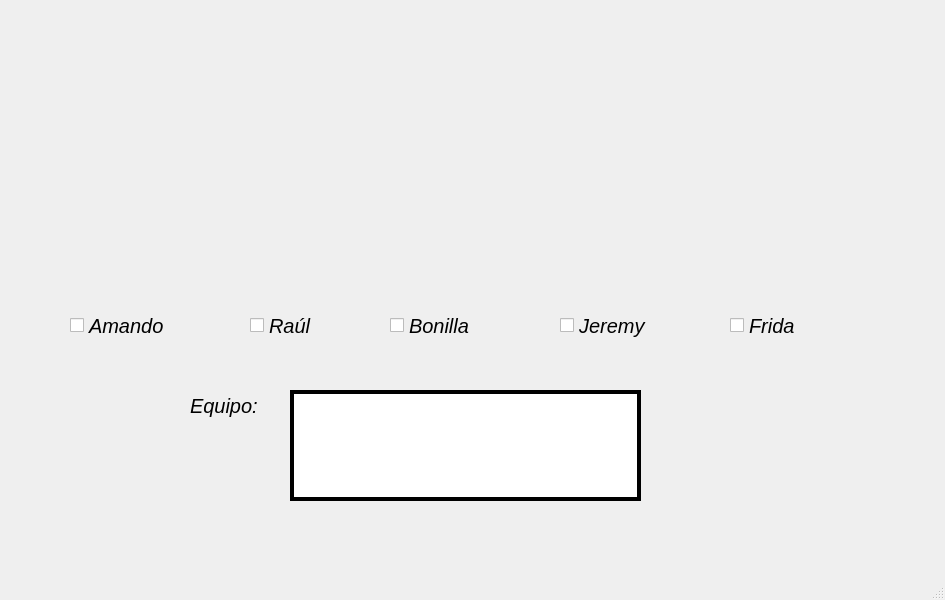
<?xml version="1.0" encoding="UTF-8"?>
<ui version="4.0">
 <class>MainWindow</class>
 <widget class="QMainWindow" name="MainWindow">
  <property name="geometry">
   <rect>
    <x>0</x>
    <y>0</y>
    <width>945</width>
    <height>600</height>
   </rect>
  </property>
  <property name="windowTitle">
   <string>MainWindow</string>
  </property>
  <widget class="QWidget" name="centralwidget">
   <widget class="QLabel" name="label_3">
    <property name="geometry">
     <rect>
      <x>30</x>
      <y>-40</y>
      <width>251</width>
      <height>221</height>
     </rect>
    </property>
    <property name="font">
     <font>
      <pointsize>16</pointsize>
      <weight>75</weight>
      <bold>true</bold>
     </font>
    </property>
    <property name="styleSheet">
     <string notr="true">border-image: url(:/Logos/ingenieria logo.png);</string>
    </property>
    <property name="text">
     <string>&lt;html&gt;&lt;head/&gt;&lt;body&gt;&lt;p&gt;&lt;br/&gt;&lt;/p&gt;&lt;/body&gt;&lt;/html&gt;</string>
    </property>
   </widget>
   <widget class="QLabel" name="label">
    <property name="geometry">
     <rect>
      <x>710</x>
      <y>10</y>
      <width>211</width>
      <height>101</height>
     </rect>
    </property>
    <property name="styleSheet">
     <string notr="true">border-image: url(:/Logos/uat logo.jpg);</string>
    </property>
    <property name="text">
     <string/>
    </property>
   </widget>
   <widget class="QLabel" name="label_8">
    <property name="geometry">
     <rect>
      <x>740</x>
      <y>400</y>
      <width>181</width>
      <height>161</height>
     </rect>
    </property>
    <property name="styleSheet">
     <string notr="true">border-image: url(:/Logos/logo programador.png);</string>
    </property>
    <property name="text">
     <string/>
    </property>
   </widget>
   <widget class="QCheckBox" name="cb_amando">
    <property name="geometry">
     <rect>
      <x>70</x>
      <y>310</y>
      <width>141</width>
      <height>31</height>
     </rect>
    </property>
    <property name="font">
     <font>
      <family>MS Sans Serif</family>
      <pointsize>15</pointsize>
      <italic>true</italic>
     </font>
    </property>
    <property name="text">
     <string>Amando</string>
    </property>
   </widget>
   <widget class="QCheckBox" name="cb_raul">
    <property name="geometry">
     <rect>
      <x>250</x>
      <y>310</y>
      <width>161</width>
      <height>31</height>
     </rect>
    </property>
    <property name="font">
     <font>
      <family>MS Sans Serif</family>
      <pointsize>15</pointsize>
      <italic>true</italic>
     </font>
    </property>
    <property name="text">
     <string>Raúl</string>
    </property>
   </widget>
   <widget class="QCheckBox" name="cb_jeremy">
    <property name="geometry">
     <rect>
      <x>560</x>
      <y>310</y>
      <width>171</width>
      <height>31</height>
     </rect>
    </property>
    <property name="font">
     <font>
      <family>MS Sans Serif</family>
      <pointsize>15</pointsize>
      <italic>true</italic>
     </font>
    </property>
    <property name="text">
     <string>Jeremy</string>
    </property>
   </widget>
   <widget class="QCheckBox" name="cb_bonilla">
    <property name="geometry">
     <rect>
      <x>390</x>
      <y>310</y>
      <width>161</width>
      <height>31</height>
     </rect>
    </property>
    <property name="font">
     <font>
      <family>MS Sans Serif</family>
      <pointsize>15</pointsize>
      <italic>true</italic>
     </font>
    </property>
    <property name="text">
     <string>Bonilla</string>
    </property>
   </widget>
   <widget class="QLabel" name="label_2">
    <property name="geometry">
     <rect>
      <x>190</x>
      <y>390</y>
      <width>171</width>
      <height>31</height>
     </rect>
    </property>
    <property name="font">
     <font>
      <family>MS Sans Serif</family>
      <pointsize>15</pointsize>
      <weight>50</weight>
      <italic>true</italic>
      <bold>false</bold>
     </font>
    </property>
    <property name="text">
     <string>Equipo:</string>
    </property>
   </widget>
   <widget class="QTextEdit" name="txt_equipo">
    <property name="geometry">
     <rect>
      <x>290</x>
      <y>390</y>
      <width>351</width>
      <height>111</height>
     </rect>
    </property>
    <property name="font">
     <font>
      <family>MS Sans Serif</family>
      <pointsize>15</pointsize>
      <italic>true</italic>
     </font>
    </property>
    <property name="cursor" stdset="0">
     <cursorShape>BusyCursor</cursorShape>
    </property>
    <property name="styleSheet">
     <string notr="true">border: 4px solid black;
background-color: white;
border_radius: 4px;</string>
    </property>
   </widget>
   <widget class="QLabel" name="label_4">
    <property name="geometry">
     <rect>
      <x>60</x>
      <y>120</y>
      <width>151</width>
      <height>181</height>
     </rect>
    </property>
    <property name="styleSheet">
     <string notr="true">border-image: url(:/Logos/amando xd.jpeg);</string>
    </property>
    <property name="text">
     <string/>
    </property>
   </widget>
   <widget class="QLabel" name="label_5">
    <property name="geometry">
     <rect>
      <x>220</x>
      <y>120</y>
      <width>151</width>
      <height>181</height>
     </rect>
    </property>
    <property name="styleSheet">
     <string notr="true">border-image: url(:/Logos/yo xd.jpg);</string>
    </property>
    <property name="text">
     <string/>
    </property>
   </widget>
   <widget class="QLabel" name="label_6">
    <property name="geometry">
     <rect>
      <x>380</x>
      <y>120</y>
      <width>141</width>
      <height>181</height>
     </rect>
    </property>
    <property name="styleSheet">
     <string notr="true">border-image: url(:/Logos/bonillas.jpeg);</string>
    </property>
    <property name="text">
     <string/>
    </property>
   </widget>
   <widget class="QLabel" name="label_7">
    <property name="geometry">
     <rect>
      <x>540</x>
      <y>120</y>
      <width>141</width>
      <height>181</height>
     </rect>
    </property>
    <property name="styleSheet">
     <string notr="true">border-image: url(:/Logos/jeremias.jpeg);</string>
    </property>
    <property name="text">
     <string/>
    </property>
   </widget>
   <widget class="QLabel" name="label_9">
    <property name="geometry">
     <rect>
      <x>700</x>
      <y>120</y>
      <width>151</width>
      <height>181</height>
     </rect>
    </property>
    <property name="styleSheet">
     <string notr="true">border-image: url(:/Logos/foto.jpeg);</string>
    </property>
    <property name="text">
     <string/>
    </property>
   </widget>
   <widget class="QCheckBox" name="cb_frida">
    <property name="geometry">
     <rect>
      <x>730</x>
      <y>310</y>
      <width>171</width>
      <height>31</height>
     </rect>
    </property>
    <property name="font">
     <font>
      <family>MS Sans Serif</family>
      <pointsize>15</pointsize>
      <italic>true</italic>
     </font>
    </property>
    <property name="text">
     <string>Frida</string>
    </property>
   </widget>
  </widget>
  <widget class="QMenuBar" name="menubar">
   <property name="geometry">
    <rect>
     <x>0</x>
     <y>0</y>
     <width>945</width>
     <height>26</height>
    </rect>
   </property>
  </widget>
  <widget class="QStatusBar" name="statusbar"/>
 </widget>
 <resources>
  <include location="recursos.qrc"/>
 </resources>
 <connections/>
</ui>
